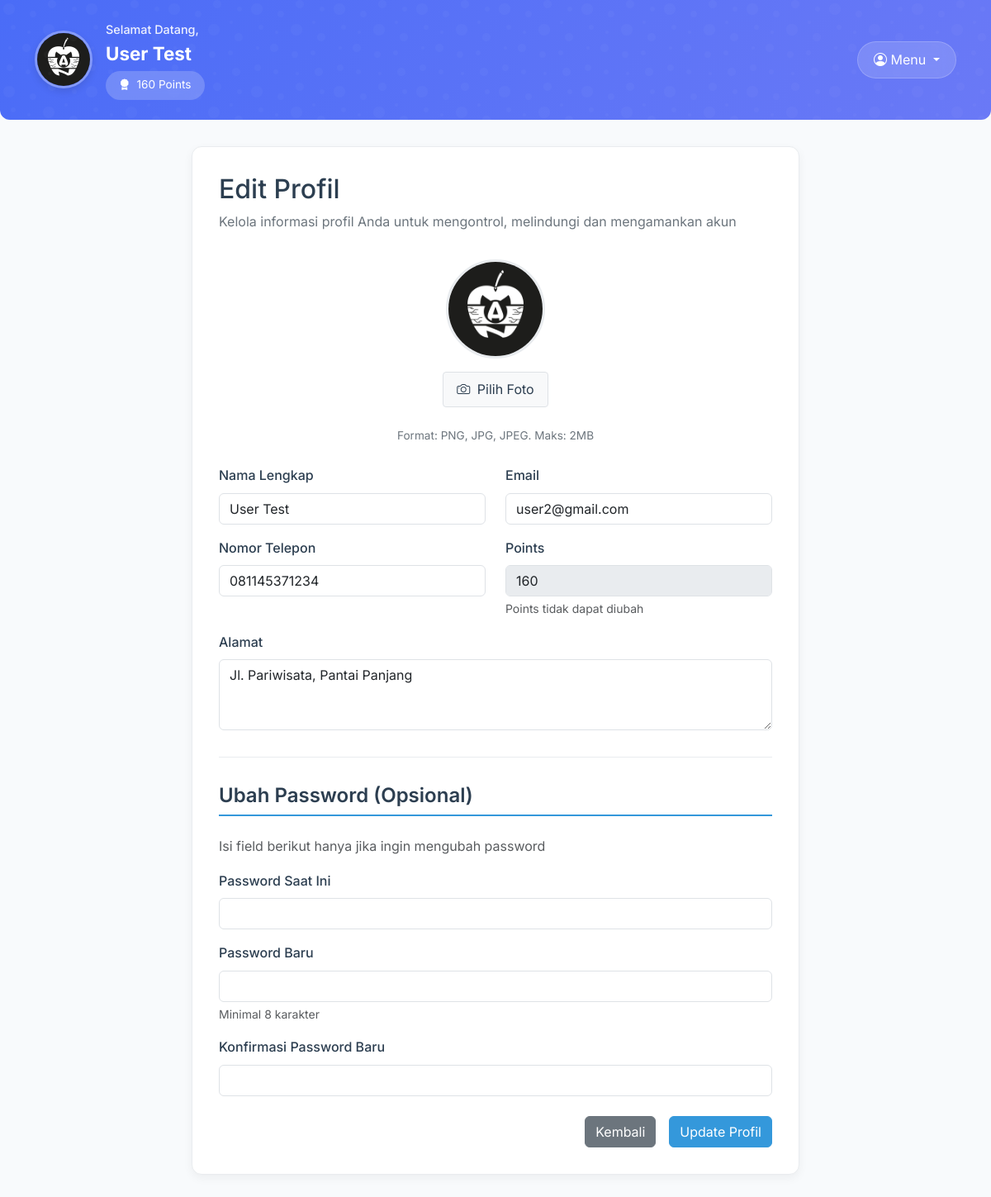
/user/profile.php (signed in), run on the app's committed database.
### tables this page shows
CREATE TABLE `users` (
  `id` int(11) NOT NULL,
  `name` varchar(100) NOT NULL,
  `email` varchar(100) NOT NULL,
  `password` varchar(255) NOT NULL,
  `role` enum('admin','user') DEFAULT 'user',
  `reset_token` varchar(255) DEFAULT NULL,
  `reset_expires` datetime DEFAULT NULL,
  `points` int(11) DEFAULT 0,
  `avatar` varchar(255) DEFAULT NULL,
  `phone` varchar(20) DEFAULT NULL,
  `address` text DEFAULT NULL,
  `created_at` timestamp NOT NULL DEFAULT current_timestamp()
);

### user/profile.php (the view, shortened to what this page needs)
<?php
require_once '../config/database.php';
$user_id = $_SESSION['user']['id'];
$stmt_user = $pdo->prepare("SELECT * FROM users WHERE id = ?");
$stmt_user->execute([$user_id]);
$stmt_user->execute([$user_id]);
$user = $stmt_user->fetch();
if (empty($user['avatar'])) {
    $user['avatar'] = 'https://randomuser.me/api/portraits/men/32.jpg';
} else {
    $user['avatar'] = '../' . $user['avatar'];
}
?>
<!DOCTYPE html>
<html lang="id">
<head>
    <link href="https://cdn.jsdelivr.net/npm/bootstrap@5.3.0/dist/css/bootstrap.min.css" rel="stylesheet">
    <link rel="stylesheet" href="https://cdn.jsdelivr.net/npm/bootstrap-icons@1.10.0/font/bootstrap-icons.css">
</head>
<body>
    <header class="dashboard-header" style="background: linear-gradient(120deg, #4a6cf7, #6a79f6); color: white; padding: 1.5rem 0; margin-bottom: 2rem;">
        <div class="container">
            <div class="d-flex justify-content-between align-items-center">
                <div class="user-info">
                    <img src="<?= htmlspecialchars($user['avatar']) ?>" alt="User Avatar" class="user-avatar">
                    <div class="flex-grow-1">
                        <div class="welcome-text">Selamat Datang,</div>
                        <div class="user-name"><?= htmlspecialchars($_SESSION['user']['name']) ?></div>
                        <div class="user-points">
                            <i class="bi bi-award-fill"></i>
                            <span><?= $_SESSION['user']['points'] ?> Points</span>
                        </div>
                    </div>
                </div>
                <div class="dropdown">
                    <button class="btn dropdown-toggle" type="button" id="userMenuDropdown" data-bs-toggle="dropdown" aria-expanded="false" style="background: rgba(255, 255, 255, 0.15); backdrop-filter: blur(10px); border: 1px solid rgba(255, 255, 255, 0.2); color: white; padding: 0.6rem 1.2rem; border-radius: 30px;">
                        <i class="bi bi-person-circle"></i>
                        <span>Menu</span>
                    </button>
                </div>
            </div>
        </div>
    </header>
    <div class="container">
        <div class="row justify-content-center">
            <div class="col-lg-8">
                <div class="profile-card">
                    <div class="profile-header">
                        <div class="profile-info">
                            <h2>Edit Profil</h2>
                            <p>Kelola informasi profil Anda untuk mengontrol, melindungi dan mengamankan akun</p>
                        </div>
                    </div>
                    <form method="POST" action="" enctype="multipart/form-data">
                        <div class="avatar-upload">
                            <img id="avatarPreview" src="<?= htmlspecialchars($user['avatar']) ?>" alt="Preview Avatar" class="avatar-preview">
                            <div class="file-input-wrapper">
                                <div class="file-input-button">
                                    <i class="bi bi-camera me-1"></i> Pilih Foto
                                </div>
                            </div>
                            <div id="fileName" class="file-name">Format: PNG, JPG, JPEG. Maks: 2MB</div>
                        </div>
                        <div class="row mb-3">
                            <div class="col-md-6">
                                <label for="name" class="form-label">Nama Lengkap</label>
                                <input type="text" class="form-control" id="name" name="name" value="<?= htmlspecialchars($user['name']) ?>" required>
                            </div>
                            <div class="col-md-6">
                                <label for="email" class="form-label">Email</label>
                                <input type="email" class="form-control" id="email" name="email" value="<?= htmlspecialchars($user['email']) ?>" required>
                            </div>
                        </div>
                        <div class="row mb-3">
                            <div class="col-md-6">
                                <label for="phone" class="form-label">Nomor Telepon</label>
                                <input type="tel" class="form-control" id="phone" name="phone" value="<?= htmlspecialchars($user['phone'] ?? '') ?>">
                            </div>
                            <div class="col-md-6">
                                <label class="form-label">Points</label>
                                <input type="text" class="form-control" value="<?= $user['points'] ?>" disabled>
                                <div class="form-text">Points tidak dapat diubah</div>
                            </div>
                        </div>
                        <div class="mb-3">
                            <label for="address" class="form-label">Alamat</label>
                            <textarea class="form-control" id="address" name="address" rows="3"><?= htmlspecialchars($user['address'] ?? '') ?></textarea>
                        </div>
                        <div class="password-section">
                            <h4 class="section-title">Ubah Password (Opsional)</h4>
                            <p class="text-muted">Isi field berikut hanya jika ingin mengubah password</p>
                            <div class="mb-3">
                                <label for="current_password" class="form-label">Password Saat Ini</label>
                                <input type="password" class="form-control" id="current_password" name="current_password">
                            </div>
                            <div class="mb-3">
                                <label for="new_password" class="form-label">Password Baru</label>
                                <input type="password" class="form-control" id="new_password" name="new_password">
                                <div class="form-text">Minimal 8 karakter</div>
                            </div>
                            <div class="mb-3">
                                <label for="confirm_password" class="form-label">Konfirmasi Password Baru</label>
                                <input type="password" class="form-control" id="confirm_password" name="confirm_password">
                            </div>
                        </div>
                        <div class="d-grid gap-2 d-md-flex justify-content-md-end mt-4">
                            <a href="dashboard.php" class="btn btn-secondary me-md-2">Kembali</a>
                            <button type="submit" class="btn btn-primary">Update Profil</button>
                        </div>
                    </form>
                </div>
            </div>
        </div>
    </div>
</body>
</html>

### user/profile.php (style rules this page uses)
:root { --primary-color: #3498db; --primary-light: #ebf5ff; --secondary-color: #2ecc71; --dark-color: #2c3e50; --border-radius: 12px; }
body { background-color: #f8fafc; font-family: 'Inter', sans-serif; color: #2c3e50; line-height: 1.6; }
.dashboard-header { background: linear-gradient(120deg, #4a6cf7, #6a79f6); color: white; padding: 1.5rem 0; margin-bottom: 2rem; border-radius: 0 0 var(--border-radius) var(--border-radius); position: relative; overflow: visible; }
.dashboard-header::before { content: ''; position: absolute; top: 0; left: 0; right: 0; bottom: 0; opacity: 0.5; }
.dropdown { position: relative; z-index: 1000; }
.dashboard-header { z-index: 999; position: relative; }
.user-info { display: flex; align-items: center; gap: 1rem; }
.user-avatar { width: 70px; height: 70px; border-radius: 50%; object-fit: cover; border: 3px solid rgba(255, 255, 255, 0.3); box-shadow: 0 4px 10px rgba(0, 0, 0, 0.1); }
.welcome-text { font-weight: 500; font-size: 0.9rem; opacity: 0.9; }
.user-name { font-weight: 700; font-size: 1.4rem; margin-bottom: 0.2rem; }
.user-points { display: flex; align-items: center; gap: 0.5rem; background: rgba(255, 255, 255, 0.2); padding: 0.4rem 1rem; border-radius: 20px; font-size: 0.85rem; backdrop-filter: blur(10px); }
.profile-card { background: white; border-radius: var(--border-radius); box-shadow: 0 4px 12px rgba(0, 0, 0, 0.05); border: 1px solid #e9ecef; padding: 2rem; margin-bottom: 2rem; }
.profile-header { display: flex; align-items: center; margin-bottom: 2rem; }
.profile-info h2 { margin-bottom: 0.5rem; color: var(--dark-color); }
.profile-info p { color: #6c757d; margin-bottom: 0; }
.form-label { font-weight: 500; color: var(--dark-color); }
.btn-primary { background-color: var(--primary-color); border-color: var(--primary-color); }
.avatar-preview { width: 120px; height: 120px; border-radius: 50%; object-fit: cover; border: 3px solid #e9ecef; margin-bottom: 1rem; }
.avatar-upload { display: flex; flex-direction: column; align-items: center; margin-bottom: 1.5rem; }
.file-input-wrapper { position: relative; overflow: hidden; display: inline-block; margin-bottom: 1rem; }
.file-input-button { display: inline-block; padding: 0.5rem 1rem; background-color: #f8f9fa; border: 1px solid #dee2e6; border-radius: 4px; cursor: pointer; transition: all 0.3s; }
.file-name { font-size: 0.85rem; color: #6c757d; margin-top: 0.5rem; }
.password-section { border-top: 1px solid #e9ecef; padding-top: 2rem; margin-top: 2rem; }
.section-title { font-weight: 600; color: var(--dark-color); margin-bottom: 1.5rem; padding-bottom: 0.5rem; border-bottom: 2px solid var(--primary-color); }

### data on the page
users: name "User Test", email "user2@gmail.com", phone "081145371234", points "160", address "Jl. Pariwisata, Pantai Panjang"

### other printed values
$_SESSION['user']['name'] "User Test"
$_SESSION['user']['points'] "160"
